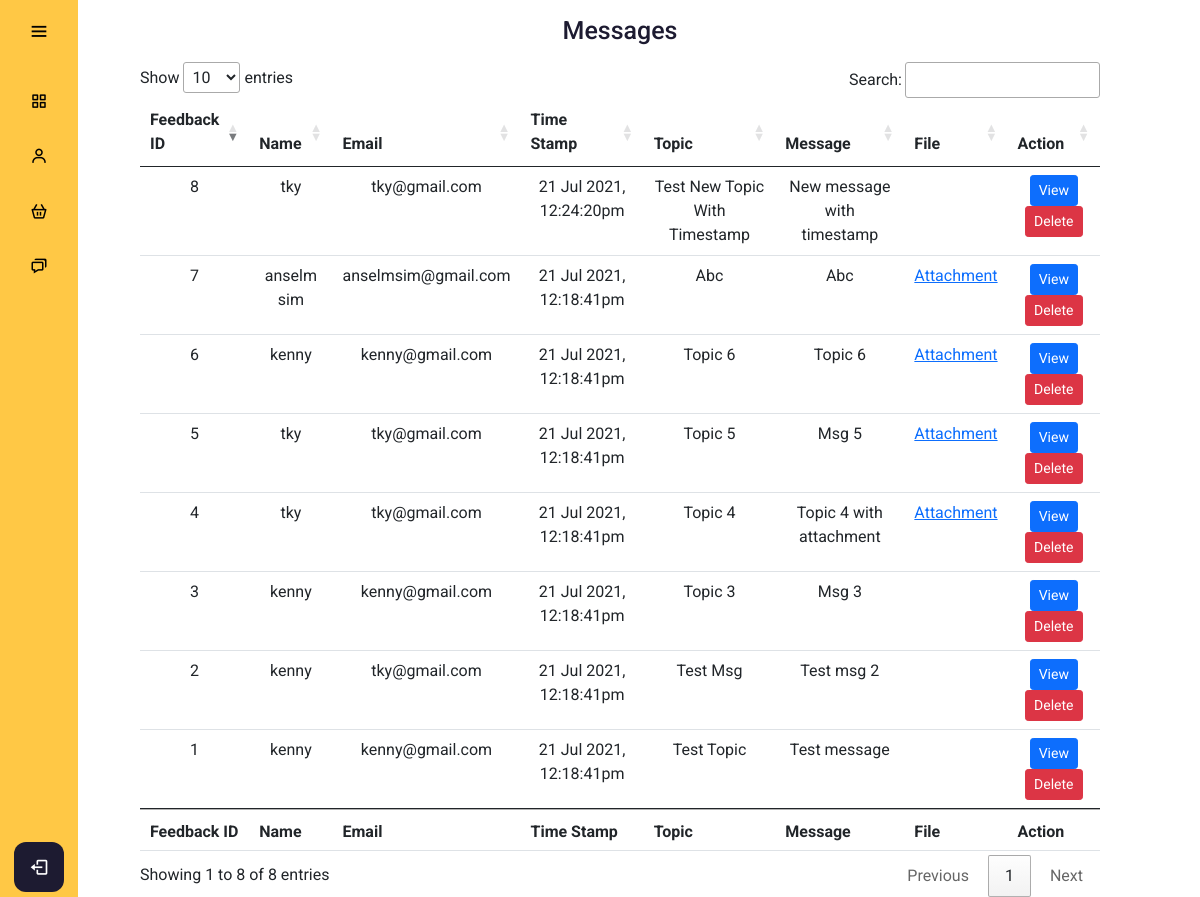
The page /admin/messages.php (signed in) on the database its author committed.
### tables this page shows
CREATE TABLE `feedbackothers` (
  `feedbackothers_id` int(11) NOT NULL,
  `feedbackothers_name` varchar(128) NOT NULL,
  `feedbackothers_email` varchar(256) NOT NULL,
  `feedbackothers_topic` varchar(128) NOT NULL,
  `feedbackothers_message` text NOT NULL,
  `feedbackothers_file` varchar(256) DEFAULT NULL,
  `feedbackothers_timestamp` timestamp NOT NULL DEFAULT CURRENT_TIMESTAMP ON UPDATE CURRENT_TIMESTAMP
);

### config/db.php (called while the page is built, shortened)
<?php
class DB {
  protected static $mdb = null;
  public static function getMDB() {
    $mdb = DB::$mdb;
    if ($mdb === null) {
      $mdb = DB::$mdb = new MeekroDB();
    }
    $mdb->sync_config();
    return $mdb;
  }
  public static function query() { $args = func_get_args(); return call_user_func_array(array(DB::getMDB(), 'query'), $args); }
}
class MeekroDB {
  public $encoding = 'latin1';
  public $connect_options = array(MYSQLI_OPT_CONNECT_TIMEOUT => 30);
  public $internal_mysql = null;
  public function __construct($host=null, $user=null, $password=null, $dbName=null, $port=null, $encoding=null, $socket=null)  {
    if ($encoding === null) $encoding = DB::$encoding;
    $this->encoding = $encoding;
  }
  public function get() {
    $mysql = $this->internal_mysql;
    if (!($mysql instanceof MySQLi)) {
      $mysql = new mysqli();
      foreach ($this->connect_options as $key => $value) {
        $mysql->options($key, $value);
      }
      $mysql->set_charset($this->encoding);
      $this->internal_mysql = $mysql;
    }
    return $mysql;
  }
  protected function preparseQueryParams() {
    $args = func_get_args();
    $sql = trim(strval(array_shift($args)));
    $args_all = $args;
    if (count($args_all) == 0) return array($sql);
    $chunkyQuery = array();
    return $chunkyQuery;
  }
  public function parseQueryParams() {
    $args = func_get_args();
    $chunkyQuery = call_user_func_array(array($this, 'preparseQueryParams'), $args);
    $query = '';
    foreach ($chunkyQuery as $chunk) {
      if (is_string($chunk)) {
        $query .= $chunk;
        continue;
      }
      $result = '';
      $query .= $result;
    }
    return $query;
  }
  protected function prependCall($function, $args, $prepend) { array_unshift($args, $prepend); return call_user_func_array($function, $args); }
  public function query() { $args = func_get_args(); return $this->prependCall(array($this, 'queryHelper'), $args, 'assoc'); }
  protected function queryHelper() {
    $args = func_get_args();
    $type = array_shift($args);
    $db = $this->get();
    $is_buffered = true;
    $row_type = 'assoc';
    $full_names = false;
    $sql = call_user_func_array(array($this, 'parseQueryParams'), $args);
    $result = $db->query($sql, $is_buffered ? MYSQLI_STORE_RESULT : MYSQLI_USE_RESULT);
    $return = array();
    while ($row = ($row_type == 'assoc' ? $result->fetch_assoc() : $result->fetch_row())) {
      $return[] = $row;
    }
    return $return;
  }
}
?>

### config/functions.php (called while the page is built, shortened)
<?php
function displayDate($date){
    return date('d M Y', strtotime($date));
}
function displayTime($date){
    return date('h:i:sa', strtotime($date));
}
?>

### admin/messages.php (the view, shortened to what this page needs)
<?php
include "../config/db.php";
include "../config/functions.php";
?>
<!DOCTYPE html>
<html lang="en" dir="ltr">
  <head>
    <link rel="stylesheet" href="adminstyle.css">
    <link href='https://unpkg.com/boxicons@2.0.7/css/boxicons.min.css' rel='stylesheet'>
    <link href="https://cdn.jsdelivr.net/npm/bootstrap@5.0.0-beta3/dist/css/bootstrap.min.css" rel="stylesheet">
    <link rel="stylesheet" href="https://cdn.jsdelivr.net/npm/bootstrap-icons@1.4.1/font/bootstrap-icons.css">
    <link rel="stylesheet" href="https://cdn.datatables.net/1.10.25/css/jquery.dataTables.min.css">
   </head>
<body>
  <?php
  include "adminheader.php";
  ?>
  <div class="home_content">
    <div class="text">Messages</div>
    <table id="myTable" class="table table-hover">
        <thead>
            <tr>
            <th scope="col">Feedback ID</th>
            <th scope="col">Name</th>
            <th scope="col">Email</th>
            <th scope="col">Time Stamp</th>
            <th scope="col">Topic</th>
            <th scope="col">Message</th>
            <th scope="col">File</th>
            <th scope="col">Action</th>
            </tr>
        </thead>
        <tbody>
        <?php
        $getFBQuery = DB::query("SELECT * FROM feedbackothers");
        foreach($getFBQuery as $getFBResult){
        ?>
            <tr class="feedbackdata feedbackdata<?php echo $getFBResult['feedbackothers_id']; ?>">
              <td class="feedbackid"><?php echo $getFBResult['feedbackothers_id']; ?></td>
              <td class="feedbackname"><?php echo $getFBResult['feedbackothers_name']; ?></td>
              <td class="feedbackemail"><?php echo $getFBResult['feedbackothers_email']; ?></td>
              <td class="feedbackemail"><?php echo displayDate($getFBResult['feedbackothers_timestamp']) . ", " . displayTime($getFBResult['feedbackothers_timestamp']); ?></td>
              <td class="feedbacketopic"><?php echo ucwords($getFBResult['feedbackothers_topic']); ?></td>
              <td class="feedbackmsg"><?php echo ucfirst($getFBResult['feedbackothers_message']); ?></td>
              <td class="feedbackfile"><a href="../<?php echo $getFBResult['feedbackothers_file']; ?>" target="_blank"><?php if($getFBResult['feedbackothers_file'] == null) { echo "";} else { echo "Attachment";} ?></a></td>
              <td><button type="button" class="btn btn-primary btn-sm viewFeedback"  value="viewFeedback" data-id="<?php echo $getFBResult['feedbackothers_id']; ?>" data-bs-toggle="modal" data-bs-target="#feedbackinfo<?php echo $getFBResult['feedbackothers_id']; ?>" >View</button>
                  <button type="button" class="btn btn-danger btn-sm deleteFeedback" data-id="<?php echo $getFBResult['feedbackothers_id']; ?>" data-name="<?php echo $getFBResult['feedbackothers_name']; ?>" data-file="<?php echo $getFBResult['feedbackothers_file']; ?>">Delete</button>
              </td>
            </tr>
        <?php
        }
        ?>
        </tbody>
        <tfoot>
          <tr>
            <th scope="col">Feedback ID</th>
            <th scope="col">Name</th>
            <th scope="col">Email</th>
            <th scope="col">Time Stamp</th>
            <th scope="col">Topic</th>
            <th scope="col">Message</th>
            <th scope="col">File</th>
            <th scope="col">Action</th>
          </tr>
        </tfoot>
    </table>
  </div>
</body>
</html>

### admin/adminstyle.css (style rules this page uses)
* { margin: 0; padding: 0; box-sizing: border-box; font-family: "Roboto" , sans serif; }
body { position: relative; min-height: 100vh; width: 100%; overflow: scroll; }
.home_content { position: absolute; height: 100%; width: 80%; text-align: center; left: 140px; background: none; box-shadow: 0 5px 10px rgba(0,0,0,0.2px); transition: all 0.5s ease; justify-content: space-between; }
.home_content .text { font-size: 25px; font-weight: 500; color: #1d1b31; margin: 12px; }
button { border-radius: 5px; background-color: #fff; }

### rows shown on the page
feedbackothers: feedbackothers_id "1", feedbackothers_name "kenny", feedbackothers_email "kenny@gmail.com", feedbackothers_timestamp "21 Jul 2021", feedbackothers_timestamp "12:18:41pm", feedbackothers_topic "Test Topic", feedbackothers_message "Test message"
feedbackothers: feedbackothers_id "2", feedbackothers_name "kenny", feedbackothers_email "tky@gmail.com", feedbackothers_timestamp "21 Jul 2021", feedbackothers_timestamp "12:18:41pm", feedbackothers_topic "Test Msg", feedbackothers_message "Test msg 2"
feedbackothers: feedbackothers_id "3", feedbackothers_name "kenny", feedbackothers_email "kenny@gmail.com", feedbackothers_timestamp "21 Jul 2021", feedbackothers_timestamp "12:18:41pm", feedbackothers_topic "Topic 3", feedbackothers_message "Msg 3"
feedbackothers: feedbackothers_id "4", feedbackothers_name "tky", feedbackothers_email "tky@gmail.com", feedbackothers_timestamp "21 Jul 2021", feedbackothers_timestamp "12:18:41pm", feedbackothers_topic "Topic 4", feedbackothers_message "Topic 4 with attachment", shows "Attachment"
feedbackothers: feedbackothers_id "5", feedbackothers_name "tky", feedbackothers_email "tky@gmail.com", feedbackothers_timestamp "21 Jul 2021", feedbackothers_timestamp "12:18:41pm", feedbackothers_topic "Topic 5", feedbackothers_message "Msg 5", shows "Attachment"
feedbackothers: feedbackothers_id "6", feedbackothers_name "kenny", feedbackothers_email "kenny@gmail.com", feedbackothers_timestamp "21 Jul 2021", feedbackothers_timestamp "12:18:41pm", feedbackothers_topic "Topic 6", feedbackothers_message "Topic 6", shows "Attachment"
feedbackothers: feedbackothers_id "7", feedbackothers_name "anselm sim", feedbackothers_email "anselmsim@gmail.com", feedbackothers_timestamp "21 Jul 2021", feedbackothers_timestamp "12:18:41pm", feedbackothers_topic "Abc", feedbackothers_message "Abc", shows "Attachment"
feedbackothers: feedbackothers_id "8", feedbackothers_name "tky", feedbackothers_email "tky@gmail.com", feedbackothers_timestamp "21 Jul 2021", feedbackothers_timestamp "12:24:20pm", feedbackothers_topic "Test New Topic With Timestamp", feedbackothers_message "New message with timestamp"
